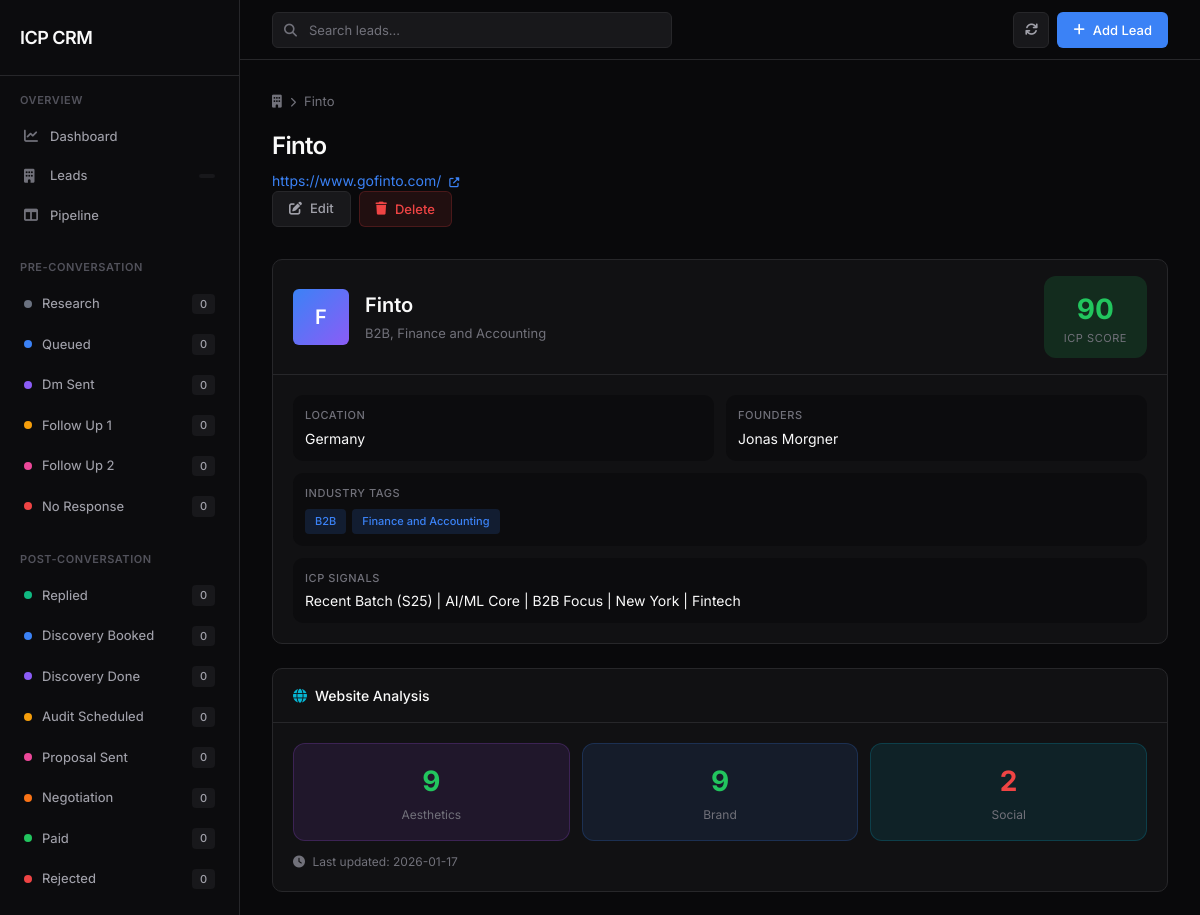
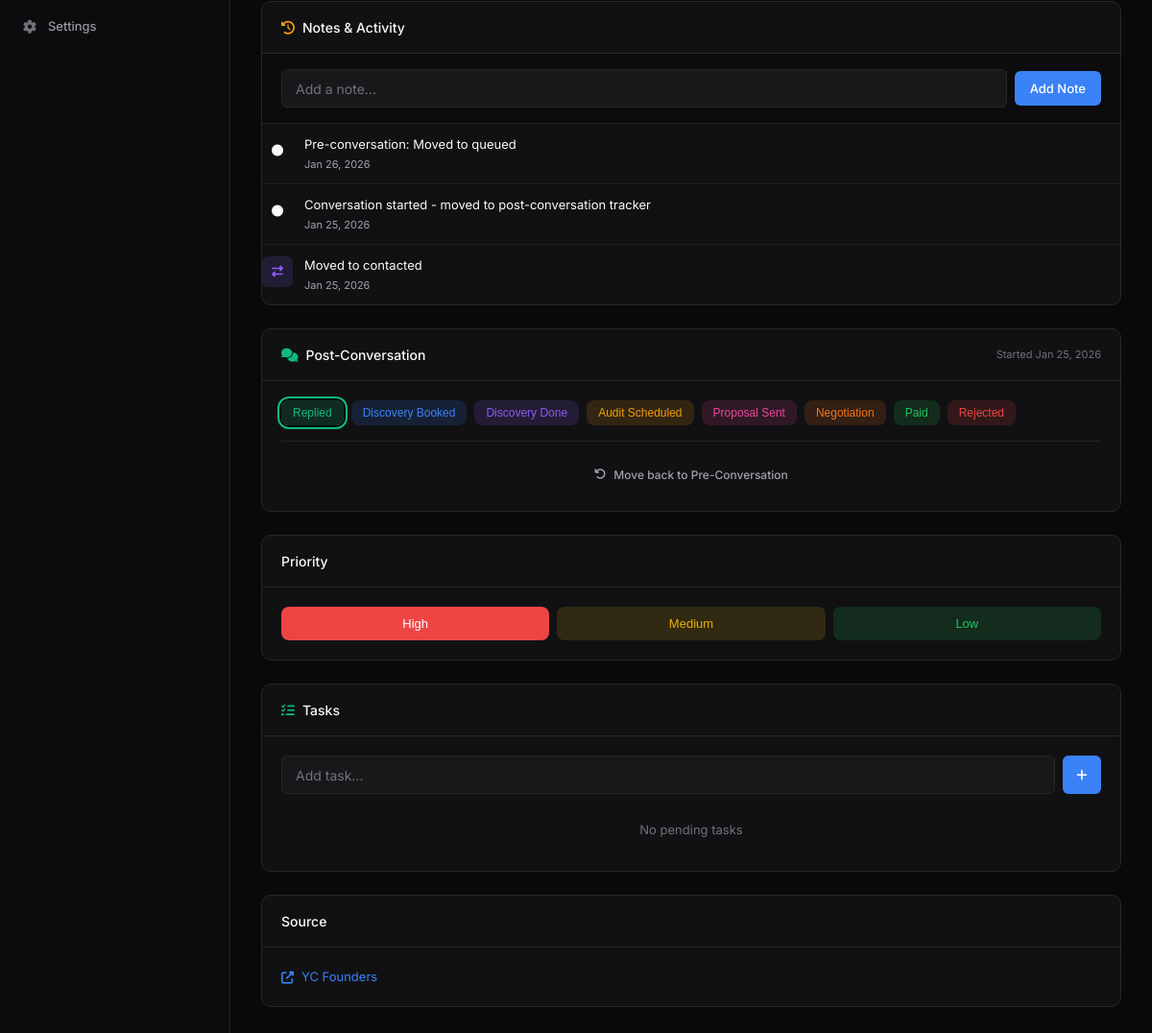
The page /leads/1 on the database its author committed (2 pictures, top to bottom).
### tables this page shows
CREATE TABLE leads (
            id INTEGER PRIMARY KEY AUTOINCREMENT,
            company_name TEXT NOT NULL,
            website TEXT,
            funding_amount TEXT,
            funding_date TEXT,
            funding_stage TEXT,
            location TEXT,
            industry_tags TEXT,
            founders TEXT,
            investors TEXT,
            source_url TEXT,
            source TEXT,

            -- ICP scoring
            icp_tag TEXT,
            icp_score INTEGER,
            icp_signals TEXT,

            -- Website analysis
            website_last_updated TEXT,
            aesthetics_score INTEGER,
            brand_score INTEGER,
            social_score INTEGER,
            social_links TEXT,

            -- Pipeline
            stage TEXT DEFAULT 'new',
            priority TEXT DEFAULT 'medium',
            owner TEXT,

            -- Metadata
            created_at TIMESTAMP DEFAULT CURRENT_TIMESTAMP,
            updated_at TIMESTAMP DEFAULT CURRENT_TIMESTAMP, stage_pre TEXT DEFAULT 'research', stage_post TEXT DEFAULT NULL, conversation_started_at TEXT DEFAULT NULL, calcom_booking_id TEXT DEFAULT NULL, booking_date TEXT DEFAULT NULL, attendee_email TEXT DEFAULT NULL, notes TEXT DEFAULT "", source_channel TEXT DEFAULT "", potential_value TEXT DEFAULT NULL, linkedin_url TEXT DEFAULT NULL, company_linkedin_url TEXT DEFAULT NULL,

            UNIQUE(company_name, website)
        );

CREATE TABLE activities (
            id INTEGER PRIMARY KEY AUTOINCREMENT,
            lead_id INTEGER NOT NULL,
            type TEXT NOT NULL,  -- note, email, call, meeting, task
            content TEXT,
            created_at TIMESTAMP DEFAULT CURRENT_TIMESTAMP,
            created_by TEXT,
            FOREIGN KEY (lead_id) REFERENCES leads(id)
        );

### crm/app.py (the view)
@app.route('/leads/<int:lead_id>')
def lead_detail(lead_id):
    lead = Lead.get_by_id(lead_id)
    if not lead:
        return redirect(url_for('leads_list'))
    activities = Activity.get_for_lead(lead_id)
    tasks = Task.get_pending(lead_id)
    stages_pre = PipelineStage.get_pre_stages()
    stages_post = PipelineStage.get_post_stages()
    return render_template('lead_detail.html',
        lead=lead,
        activities=activities,
        tasks=tasks,
        stages_pre=stages_pre,
        stages_post=stages_post
    )

### crm/templates/lead_detail.html (shortened to what this page needs)
{% extends 'base.html' %}
{% block content %}
<div class="breadcrumb">
    <a href="{{ url_for('leads_list') }}"><i class="fas fa-building"></i></a>
    <i class="fas fa-chevron-right"></i>
    <span>{{ lead.company_name }}</span>
</div>
<div class="page-header" style="margin-top: 16px;">
    <div>
        <h1 class="page-title">{{ lead.company_name }}</h1>
        {% if lead.website %}
        <a href="{{ lead.website }}" target="_blank" class="page-subtitle" style="color: var(--accent); text-decoration: none;">
            {{ lead.website }} <i class="fas fa-external-link-alt" style="font-size: 10px; margin-left: 4px;"></i>
        </a>
        {% endif %}
    </div>
    <div class="flex items-center" style="gap: 8px;">
        <a href="{{ url_for('lead_edit', lead_id=lead.id) }}" class="btn btn-secondary">
            <i class="fas fa-edit"></i> Edit
        </a>
        <form action="{{ url_for('lead_delete', lead_id=lead.id) }}" method="POST" style="display: inline;"
              onsubmit="return confirm('Are you sure you want to delete this lead?');">
            <button type="submit" class="btn" style="background: rgba(239, 68, 68, 0.1); color: #ef4444; border: 1px solid rgba(239, 68, 68, 0.2);">
                <i class="fas fa-trash"></i> Delete
            </button>
        </form>
    </div>
</div>
<div class="grid-2" style="margin-top: 24px; align-items: start;">
    <div style="display: flex; flex-direction: column; gap: 24px;">
        <div class="card">
            <div class="card-header">
                <div class="flex items-center" style="gap: 16px;">
                    <div class="avatar" style="width: 56px; height: 56px; font-size: 20px;">
                        {{ lead.company_name[0]|upper if lead.company_name else '?' }}
                    </div>
                    <div>
                        <h2 style="font-size: 20px; font-weight: 600; color: var(--text-primary);">{{ lead.company_name }}</h2>
                        {% if lead.industry_tags %}
                        <p style="font-size: 13px; color: var(--text-tertiary); margin-top: 4px;">{{ lead.industry_tags|truncate_text(50) }}</p>
                        {% endif %}
                    </div>
                </div>
                {% if lead.icp_score %}
                <div style="text-align: center; padding: 12px 20px; border-radius: 12px; background: {% if lead.icp_score >= 70 %}rgba(34, 197, 94, 0.15){% elif lead.icp_score >= 50 %}rgba(0, 74, 235, 0.15){% else %}var(--bg-hover){% endif %};">
                    <div style="font-size: 28px; font-weight: 700; color: {% if lead.icp_score >= 70 %}#22c55e{% elif lead.icp_score >= 50 %}var(--accent){% else %}var(--text-secondary){% endif %};">
                        {{ lead.icp_score }}
                    </div>
                    <div style="font-size: 11px; color: var(--text-tertiary); text-transform: uppercase; letter-spacing: 0.05em;">ICP Score</div>
                </div>
                {% endif %}
            </div>
            <div class="card-body">
                <div style="display: grid; grid-template-columns: repeat(2, 1fr); gap: 12px;">
                    {% if lead.location %}
                    <div class="detail-box">
                        <div class="detail-label">Location</div>
                        <div class="detail-value">{{ lead.location }}</div>
                    </div>
                    {% endif %}
                    {% if lead.founders %}
                    <div class="detail-box">
                        <div class="detail-label">Founders</div>
                        <div class="detail-value">{{ lead.founders }}</div>
                    </div>
                    {% endif %}
                    {% if lead.industry_tags %}
                    <div class="detail-box" style="grid-column: span 2;">
                        <div class="detail-label">Industry Tags</div>
                        <div style="display: flex; flex-wrap: wrap; gap: 6px; margin-top: 8px;">
                            {% for tag in lead.industry_tags.split(',') %}
                            <span class="badge badge-info">{{ tag.strip() }}</span>
                            {% endfor %}
                        </div>
                    </div>
                    {% endif %}
                    {% if lead.icp_signals %}
                    <div class="detail-box" style="grid-column: span 2;">
                        <div class="detail-label">ICP Signals</div>
                        <div class="detail-value">{{ lead.icp_signals }}</div>
                    </div>
                    {% endif %}
                </div>
            </div>
        </div>
        {% if lead.aesthetics_score or lead.brand_score or lead.social_score %}
        <div class="card">
            <div class="card-header">
                <span class="card-title"><i class="fas fa-globe" style="color: #06b6d4; margin-right: 8px;"></i>Website Analysis</span>
            </div>
            <div class="card-body">
                <div style="display: grid; grid-template-columns: repeat(3, 1fr); gap: 12px;">
                    <div style="text-align: center; padding: 16px; border-radius: 12px; background: rgba(168, 85, 247, 0.1); border: 1px solid rgba(168, 85, 247, 0.2);">
                        <div style="font-size: 28px; font-weight: 700; color: {% if lead.aesthetics_score >= 7 %}#22c55e{% elif lead.aesthetics_score >= 5 %}#eab308{% else %}#ef4444{% endif %};">
                            {{ lead.aesthetics_score or '-' }}
                        </div>
                        <div style="font-size: 12px; color: var(--text-tertiary); margin-top: 4px;">Aesthetics</div>
                    </div>
                    <div style="text-align: center; padding: 16px; border-radius: 12px; background: rgba(59, 130, 246, 0.1); border: 1px solid rgba(59, 130, 246, 0.2);">
                        <div style="font-size: 28px; font-weight: 700; color: {% if lead.brand_score >= 7 %}#22c55e{% elif lead.brand_score >= 5 %}#eab308{% else %}#ef4444{% endif %};">
                            {{ lead.brand_score or '-' }}
                        </div>
                        <div style="font-size: 12px; color: var(--text-tertiary); margin-top: 4px;">Brand</div>
                    </div>
                    <div style="text-align: center; padding: 16px; border-radius: 12px; background: rgba(6, 182, 212, 0.1); border: 1px solid rgba(6, 182, 212, 0.2);">
                        <div style="font-size: 28px; font-weight: 700; color: {% if lead.social_score >= 7 %}#22c55e{% elif lead.social_score >= 5 %}#eab308{% else %}#ef4444{% endif %};">
                            {{ lead.social_score or '-' }}
                        </div>
                        <div style="font-size: 12px; color: var(--text-tertiary); margin-top: 4px;">Social</div>
                    </div>
                </div>
                {% if lead.website_last_updated %}
                <div style="margin-top: 12px; font-size: 12px; color: var(--text-tertiary);">
                    <i class="fas fa-clock" style="margin-right: 4px;"></i> Last updated: {{ lead.website_last_updated }}
                </div>
                {% endif %}
            </div>
        </div>
        {% endif %}
        <div class="card" x-data="{ noteContent: '' }">
            <div class="card-header">
                <span class="card-title"><i class="fas fa-history" style="color: #f59e0b; margin-right: 8px;"></i>Notes & Activity</span>
            </div>
            <div style="padding: 16px 20px; border-bottom: 1px solid var(--border); background: var(--bg-secondary);">
                <div class="flex items-center" style="gap: 8px;">
                    <input type="text" x-model="noteContent" placeholder="Add a note..."
                           class="form-input" style="flex: 1;"
                           @keyup.enter="if(noteContent) { addNote({{ lead.id }}, noteContent); noteContent = ''; }">
                    <button @click="if(noteContent) { addNote({{ lead.id }}, noteContent); noteContent = ''; }" class="btn btn-primary">
                        Add Note
                    </button>
                </div>
            </div>
            <div>
                {% for activity in activities %}
                <div class="activity-item">
                    <div class="activity-icon {% if activity.type == 'note' %}note{% elif activity.type == 'stage_change' %}stage{% endif %}">
                        <i class="fas {% if activity.type == 'note' %}fa-sticky-note{% elif activity.type == 'email' %}fa-envelope{% elif activity.type == 'stage_change' %}fa-exchange-alt{% else %}fa-circle{% endif %}"></i>
                    </div>
                    <div class="activity-content">
                        <div class="activity-text">{{ activity.content }}</div>
                        <div class="activity-time">{{ activity.created_at|format_date }}</div>
                    </div>
                </div>
                {% else %}
                <div class="empty-state" style="padding: 40px;">
                    <i class="fas fa-comment-slash"></i>
                    <p>No activity yet. Add a note to get started.</p>
                </div>
                {% endfor %}
            </div>
        </div>
    </div>
    <div style="display: flex; flex-direction: column; gap: 24px;">
        {% if lead.stage_post %}
        <div class="card tracker-card">
            <div class="card-header">
                <span class="card-title"><i class="fas fa-comments" style="color: #10b981; margin-right: 8px;"></i>Post-Conversation</span>
                {% if lead.conversation_started_at %}
                <span class="tracker-started">Started {{ lead.conversation_started_at|format_date }}</span>
                {% endif %}
            </div>
            <div class="card-body">
                <div style="display: flex; flex-wrap: wrap; gap: 8px;">
                    {% for stage in stages_post %}
                    <button onclick="updateStagePost({{ lead.id }}, '{{ stage.name }}')"
                            class="stage-btn {% if lead.stage_post == stage.name %}active{% endif %}"
                            style="--stage-color: {{ stage.color }};">
                        {{ stage.name|format_stage }}
                    </button>
                    {% endfor %}
                </div>
                <div style="margin-top: 16px; padding-top: 16px; border-top: 1px solid var(--border);">
                    <button onclick="moveBackToPre({{ lead.id }})" class="btn btn-ghost" style="width: 100%; font-size: 12px;">
                        <i class="fas fa-undo"></i> Move back to Pre-Conversation
                    </button>
                </div>
            </div>
        </div>
        {% endif %}
        <div class="card">
            <div class="card-header">
                <span class="card-title">Priority</span>
            </div>
            <div class="card-body">
                <div style="display: flex; gap: 8px;">
                    <button class="priority-btn {% if lead.priority == 'high' %}active{% endif %}" style="--priority-color: #ef4444;">High</button>
                    <button class="priority-btn {% if lead.priority == 'medium' %}active{% endif %}" style="--priority-color: #eab308;">Medium</button>
                    <button class="priority-btn {% if lead.priority == 'low' %}active{% endif %}" style="--priority-color: #22c55e;">Low</button>
                </div>
            </div>
        </div>
        <div class="card" x-data="{ newTask: '' }">
            <div class="card-header">
                <span class="card-title"><i class="fas fa-tasks" style="color: #10b981; margin-right: 8px;"></i>Tasks</span>
            </div>
            <div class="card-body">
                <div class="flex items-center" style="gap: 8px; margin-bottom: 16px;">
                    <input type="text" x-model="newTask" placeholder="Add task..." class="form-input" style="flex: 1;">
                    <button @click="if(newTask) { fetch('/api/tasks', { method: 'POST', headers: {'Content-Type': 'application/json'}, body: JSON.stringify({title: newTask, lead_id: {{ lead.id }}}) }).then(() => location.reload()); newTask = ''; }"
                            class="btn btn-primary btn-icon" style="width: 40px; height: 40px;">
                        <i class="fas fa-plus"></i>
                    </button>
                </div>
                <div style="display: flex; flex-direction: column; gap: 8px;">
                    {% for task in tasks %}
                    <div class="task-item">
                        <button onclick="completeTask({{ task.id }})" class="task-check">
                            <i class="far fa-circle"></i>
                        </button>
                        <span>{{ task.title }}</span>
                    </div>
                    {% else %}
                    <div style="text-align: center; padding: 12px; color: var(--text-tertiary); font-size: 13px;">
                        No pending tasks
                    </div>
                    {% endfor %}
                </div>
            </div>
        </div>
        {% if lead.source_url %}
        <div class="card">
            <div class="card-header">
                <span class="card-title">Source</span>
            </div>
            <div class="card-body">
                <a href="{{ lead.source_url }}" target="_blank" style="display: inline-flex; align-items: center; gap: 8px; color: var(--accent); font-size: 13px; text-decoration: none; word-break: break-all;">
                    <i class="fas fa-external-link-alt"></i>
                    {{ lead.source or 'View Source' }}
                </a>
            </div>
        </div>
        {% endif %}
    </div>
</div>
{% endblock %}

### rows shown on the page
leads: company_name "Finto", website "https://www.gofinto.com/", company_name "F", industry_tags "B2B, Finance and Accounting", icp_score "90", location "Germany", founders "Jonas Morgner", icp_signals "Recent Batch (S25) | AI/ML Core | B2B Focus | New York | Fintech", aesthetics_score "9", brand_score "9", social_score "2", website_last_updated "2026-01-17", conversation_started_at "Jan 25, 2026", source "YC Founders"
activities: content "Pre-conversation: Moved to queued", created_at "Jan 26, 2026"
activities: content "Conversation started - moved to post-conversation tracker", created_at "Jan 25, 2026"
activities: content "Moved to contacted", created_at "Jan 25, 2026"

### other values the page prints
{{ stage.name|replace('_', ' ')|title }} "Research" "Queued" "Dm Sent" "Follow Up 1" "Follow Up 2" "No Response"
{{ stats.by_stage_pre.get(stage.name, 0) if stats else 0 }} "0" "0" "0" "0" "0" "0"
{{ stage.name|replace('_', ' ')|title }} "Replied" "Discovery Booked" "Discovery Done" "Audit Scheduled" "Proposal Sent" "Negotiation" "Paid" "Rejected"
{{ stats.by_stage_post.get(stage.name, 0) if stats else 0 }} "0" "0" "0" "0" "0" "0" "0" "0"
{{ tag.strip() }} "B2B" "Finance and Accounting"
{{ stage.name|format_stage }} "Replied" "Discovery Booked" "Discovery Done" "Audit Scheduled" "Proposal Sent" "Negotiation" "Paid" "Rejected"
